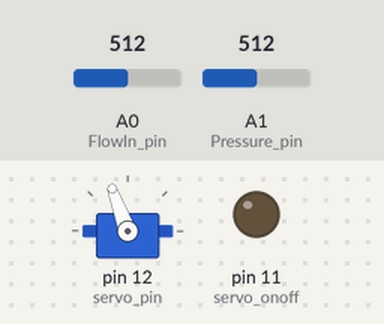
Recording of a sketch running on a simulated Arduino Uno, built with avr-gcc and run on an emulated ATmega328P. On the bench: servo, output pins drawn as LEDs (lit = HIGH). The inputs (shaded band) are chosen by the test bench; at power-on: A1 (Pressure_pin) = 512, A0 (FlowIn_pin) = 512. What the sketch prints to the serial monitor is not drawn.

Above: at 3.4 s.
3.5 s: A1 (Pressure_pin) set to 415
At 6.4 s:
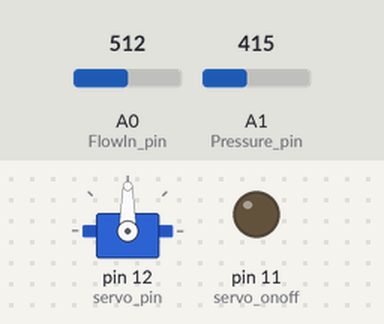
6.5 s: A1 (Pressure_pin) set to 391
9.5 s: A1 (Pressure_pin) set to 511
Timing chart, 0 to 18.5 s (numbered marks = the images above; inputs shaded):
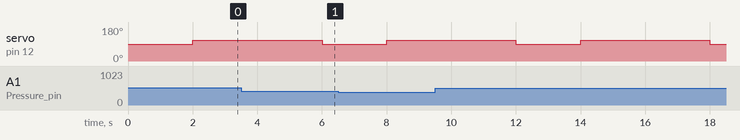

The sketch:

pruebasensores.ino
```cpp
const int Pressure_pin = A1;
const int FlowIn_pin = A0;
const int servo_pin = 12;
const int servo_onoff = 11;


//llamar e inicializar el servo que abre y cierra la valvula del PEEP
#include <Servo.h>
Servo M;

//para contar el tiempo de ejecucion
unsigned long tiempo1 = 0;
unsigned long tiempo2 = 0;
unsigned long tiempo3 = 0;
unsigned long ct = millis();
unsigned long ct2 = millis();
//Variables leidas desde los sensores valores de 0 a 1023
int _P = 0; //presion cercana al paciente
int _FlowIn = 0;   //flujo que entra por sensor diferencial de presion
int _FlowOut = 0;  //flujo de salida calculado por caida de presion

//variables mapeadas desde el ADC a valores reales
int P = 0;
int FlowIn = 0;

//variables calculadas
int FlowOut = 0;  //flujo que sale, calculado por la caida de presion durante la expiracion
int C = 1; //compliance
int V = 0; //volumen real calculado desde el sensor de flujo

//Variales de entrada del panel de control --- numericas
int RR = 10; //respiratory rate
int IE = 2; //inspiratory/expiratory rate
int AirFlow = 3; //Flow in inspiratory
int PIP = 40;  //Inspirature Pressure  cmH2O
int PEEP = 10;  // end sxpiratory pressure cmH2O
int VT = 500;  //tidal volume en mL
int FO2 = 30;  //oxigen porcentual
int FT = 5;   //Flow trigger en ???

//variables que entran desde el panel, modos
int mode = 2; //modo de operacion CPAP=0, CMV=1, PCV=2, PSV =3

//limites
int maxP = 50; //presion maxima
int lowP = 2; //low pressure
int lowMV = VT*RR-30; //minute-volume low

//variables calculadas en funcion de los parametros de entrada
int TimeIn = 1000*(60/RR)/(IE+1);
int TimeOut = TimeIn*IE;

int t = 0; //variable del tiempo que va sumando
int Pi = 0; //presion en dt
//ESTADOS
boolean CONF = true; //CONFIGURACION, NO HAY VENTILACION PERO SE CUADRAN PARAMETROS COMPLETOS
boolean INICIANDO = false; //al iniciar la ventilacion inicia una inspiracion en la que se llena de aire todo el sistema hasta lograr PEEP
boolean EXP = false; //fase de expiracion sale aire
boolean HEXP = false;//fase de sostener el PEEP
boolean INS = false; // fase de inspiracion
boolean HINS = false;  //pase de sostener el PIP y Pplate

//POSICIONES SERVO VALVULAS
int servoins = 90-45;
int servohold = 90;
int servoexp = 90+20;

/*
 * Inicio del setup
 */
void setup() {
  // initialize serial communications at 9600 bps:
  Serial.begin(115200);
  M.attach(servo_pin);
  INS = true;
  pinMode(servo_onoff, OUTPUT);
}

void readA(){
      _FlowIn = analogRead(FlowIn_pin);
      FlowIn = map(_FlowIn, 0, 1023, 0, 102);

      delay(10);
      t = t + 10;
      Serial.print("P = ");
      Serial.print(P);
      Serial.print("\t Fin = ");
      Serial.print(FlowIn);
      Serial.print("\t FOut = ");
      Serial.println(_FlowOut);
}

void loop() {
  mode = 2;
  _P = analogRead(Pressure_pin);
  P = map(_P,0,1023,0,101);

  _FlowIn = analogRead(FlowIn_pin);
  FlowIn = map(_FlowIn, 0, 1023, 0, 1000);

  //Calculo de flujo de salida
  if (EXP){
    FlowOut = (Pi-P);
    Pi = P;
  }
  else{
    FlowOut = 0;
  }
  //calculo del compliance
  if (HINS){
    C = V/P;
  }
  //calculo del volumen
  if (INS || HINS){
    V = V + FlowIn*(t-ct); //corregir
  }
  else if (EXP || HEXP){
    V = V + FlowIn*(t-ct) - FlowOut*(t-ct) ;
    //V = V + FlowIn*(t-ct) - C*(PIP-P) ;
  }


  t = millis();
  /*
   * Modo 1
   */
  if (mode == 1){ //modo de control por volumen completamente asistido
    if (INS && V >= VT){
      INS = false;
      HINS = true;
      EXP = false;
      HEXP = false;
    }
    else if (HINS && t >= (ct+ TimeIn)){
      INS = false;
      HINS = false;
      EXP = true;
      HEXP = false;
      ct = millis();
    }
    else if (EXP && P <= PEEP){
      INS = false;
      HINS = false;
      EXP = false;
      HEXP = true;
    }
    else if (HEXP && t >= (ct+ TimeOut)){
      INS = false;
      HINS = false;
      EXP = false;
      HEXP = true;
      ct = millis();
    }
  }
    /*
   * Modo 3
   */
  if (mode == 3){ //modo de control por presion accionado por el paciente
    if (INS && P >= PIP){
      INS = false;
      HINS = true;
      EXP = false;
      HEXP = false;
    }
    else if (HINS && t >= (ct+ TimeIn)){
      INS = false;
      HINS = false;
      EXP = true;
      HEXP = false;
      ct = millis();
    }
    else if (EXP && P <= PEEP){
      INS = false;
      HINS = false;
      EXP = false;
      HEXP = true;
    }
    else if (HEXP && P <= FT){ //cambiar flujo por presion
      INS = false;
      HINS = false;
      EXP = false;
      HEXP = true;
      ct = millis();
    }
  }
    /*
   * Modo 2
   */
  if (mode == 2){ //modo de control por presion completamente asistido.
    if (INS && P >= PIP){
      INS = false;
      HINS = true;
      EXP = false;
      HEXP = false;
    }
    else if (INS && t >= (ct+ TimeIn)){
      INS = false;
      HINS = false;
      EXP = true;
      HEXP = false;
      ct2 = millis();
    }
    else if (HINS && t >= (ct+ TimeIn)){
      INS = false;
      HINS = false;
      EXP = true;
      HEXP = false;
      ct2 = millis();
    }
    else if (EXP && P <= PEEP){
      INS = false;
      HINS = false;
      EXP = false;
      HEXP = true;
    }
    else if (EXP && t >= (ct2+ TimeOut)){
      INS = true;
      HINS = false;
      EXP = false;
      HEXP = false;
      ct = millis();
    }
    else if (HEXP && t >= (ct2+ TimeOut)){
      INS = true;
      HINS = false;
      EXP = false;
      HEXP = false;
      ct = millis();
    }
  }
  Serial.print(INS);
  Serial.print(HINS);
  Serial.print(EXP);
  Serial.println(HEXP);
  Serial.println(P);
  if (INS){
    M.write(servoins);

  }
  else if(EXP){
    M.write(servoexp);
  }
  else if(HEXP || HINS){
    M.write(servohold);
  }
}
```
